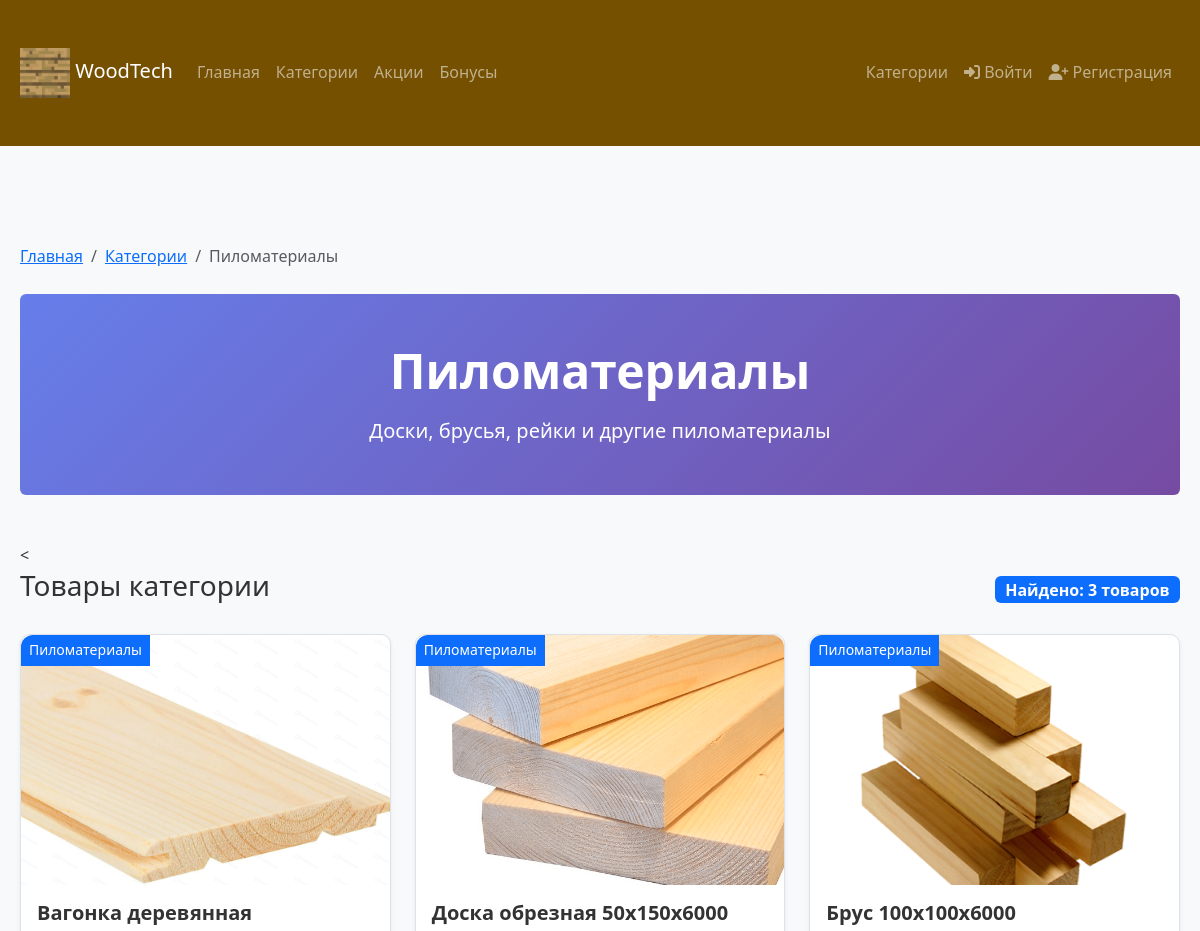
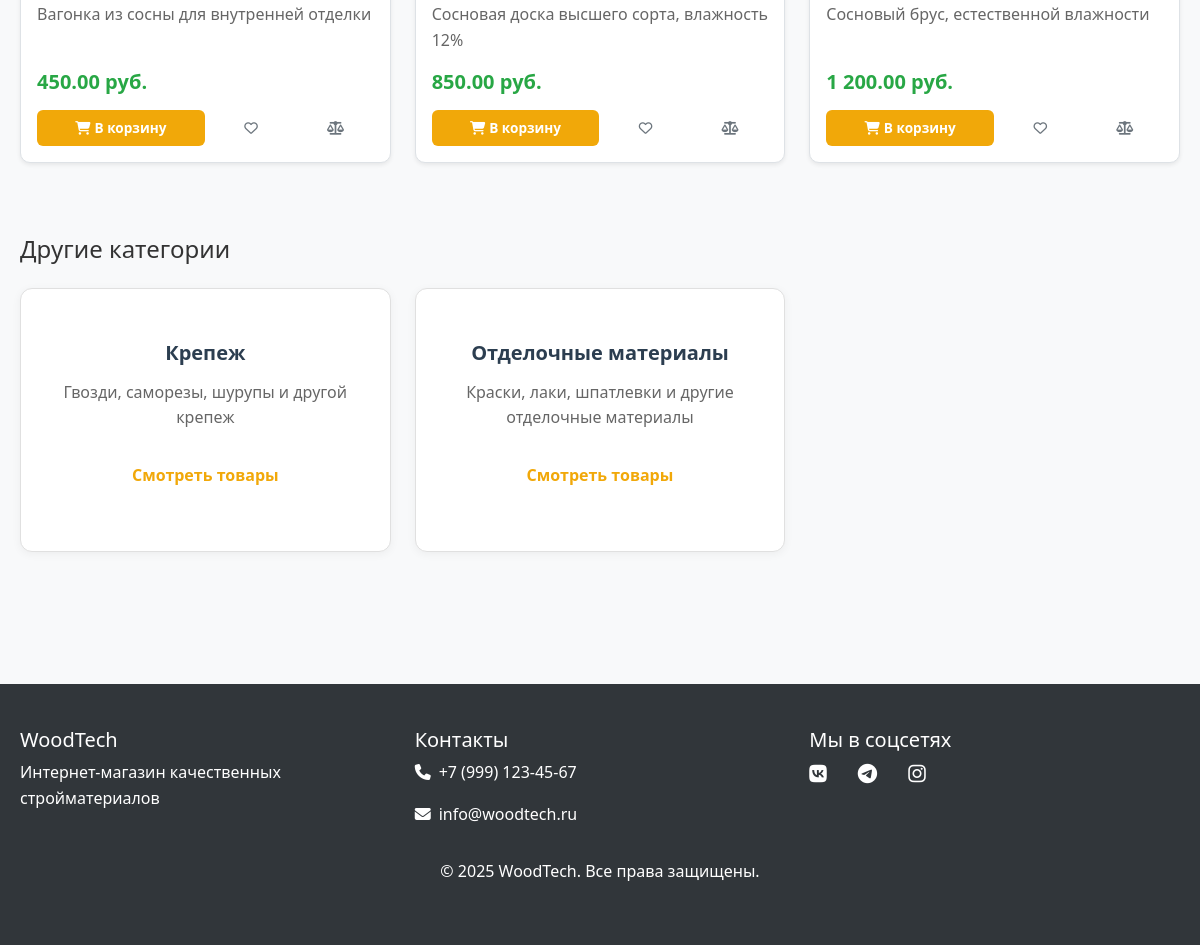
/category.php?id=1, run on the app's committed database (2 pictures, top to bottom).
### tables this page shows
CREATE TABLE `theme_settings` (
  `id` int NOT NULL,
  `header_color` varchar(7) DEFAULT '#2c3e50',
  `footer_color` varchar(7) DEFAULT '#34495e',
  `button_color` varchar(7) DEFAULT '#3498db',
  `logo_url` varchar(255) DEFAULT 'images/logo.jpg',
  `updated_at` timestamp NULL DEFAULT CURRENT_TIMESTAMP ON UPDATE CURRENT_TIMESTAMP
);

CREATE TABLE `categories` (
  `id` int NOT NULL,
  `name` varchar(100) NOT NULL,
  `description` text,
  `active` tinyint DEFAULT '1',
  `created_at` timestamp NULL DEFAULT CURRENT_TIMESTAMP
);

CREATE TABLE `products` (
  `id` int NOT NULL,
  `name` varchar(100) NOT NULL,
  `description` text,
  `price` decimal(10,2) NOT NULL,
  `category_id` int DEFAULT NULL,
  `image` varchar(255) DEFAULT NULL,
  `active` tinyint DEFAULT '1',
  `created_at` timestamp NULL DEFAULT CURRENT_TIMESTAMP
);

### config.php (called while the page is built, shortened)
<?php
$host = 'localhost';
$dbname = 'woodtech';
$username = 'root';
$password = '';
try {
    $pdo = new PDO("mysql:host=$host;dbname=$dbname", $username, $password);
    $pdo->setAttribute(PDO::ATTR_ERRMODE, PDO::ERRMODE_EXCEPTION);
} catch(PDOException $e) {
    echo "Ошибка подключения: " . $e->getMessage();
}
if (!function_exists('isLoggedIn')) {
    function isLoggedIn() {
        return isset($_SESSION['user_id']);
    }
}
if (!function_exists('getThemeSettings')) {
    function getThemeSettings($pdo) {
        $stmt = $pdo->prepare("SELECT * FROM theme_settings WHERE id = 1");
        $stmt->execute();
        $settings = $stmt->fetch(PDO::FETCH_ASSOC);
        return $settings;
    }
}
if (!function_exists('getProductImage')) {
    function getProductImage($product_id, $product_name) {
        $image_dir = 'images/';
        $allowed_extensions = ['jpg', 'jpeg', 'png', 'gif', 'webp'];
        $clean_name = preg_replace('/\d+[xх]\d+[xх]\d+/', '', $product_name);
        $clean_name = preg_replace('/\d+\.\d+/', '', $clean_name);
        $clean_name = trim($clean_name);
        $search_names = [
            translit($clean_name),
            translit($product_name),
            $product_id,
            translit(explode(' ', $clean_name)[0])
        ];
        $search_names = array_unique($search_names);
        foreach ($search_names as $name) {
            foreach ($allowed_extensions as $ext) {
                $filename = $name . '.' . $ext;
                if (file_exists($image_dir . $filename)) {
                    return $image_dir . $filename;
                }
            }
        }
        return 'images/no-image.jpg';
    }
}
if (!function_exists('translit')) {
    function translit($string) {
        $converter = [
            'а' => 'a', 'б' => 'b', 'в' => 'v', 'г' => 'g', 'д' => 'd',
            'е' => 'e', 'ё' => 'e', 'ж' => 'zh', 'з' => 'z', 'и' => 'i',
            'й' => 'y', 'к' => 'k', 'л' => 'l', 'м' => 'm', 'н' => 'n',
            'о' => 'o', 'п' => 'p', 'р' => 'r', 'с' => 's', 'т' => 't',
            'у' => 'u', 'ф' => 'f', 'х' => 'h', 'ц' => 'c', 'ч' => 'ch',
            'ш' => 'sh', 'щ' => 'sch', 'ь' => '', 'ы' => 'y', 'ъ' => '',
            'э' => 'e', 'ю' => 'yu', 'я' => 'ya',
            'А' => 'A', 'Б' => 'B', 'В' => 'V', 'Г' => 'G', 'Д' => 'D',
            'Е' => 'E', 'Ё' => 'E', 'Ж' => 'Zh', 'З' => 'Z', 'И' => 'I',
            'Й' => 'Y', 'К' => 'K', 'Л' => 'L', 'М' => 'M', 'Н' => 'N',
            'О' => 'O', 'П' => 'P', 'Р' => 'R', 'С' => 'S', 'Т' => 'T',
            'У' => 'U', 'Ф' => 'F', 'Х' => 'H', 'Ц' => 'C', 'Ч' => 'Ch',
            'Ш' => 'Sh', 'Щ' => 'Sch', 'Ь' => '', 'Ы' => 'Y', 'Ъ' => '',
            'Э' => 'E', 'Ю' => 'Yu', 'Я' => 'Ya',
            ' ' => '_', '-' => '_', ',' => '', '.' => '', '!' => '',
            '?' => '', '(' => '', ')' => '', '[' => '', ']' => '',
            '{' => '', '}' => '', '<' => '', '>' => '', '#' => '',
            '$' => '', '%' => '', '^' => '', '&' => '', '*' => '',
            '+' => '', '=' => '', '|' => '', '\\' => '', '/' => '',
            ':' => '', ';' => '', '"' => '', "'" => '', '`' => '',
            '~' => ''
        ];
        $string = strtr($string, $converter);
        $string = preg_replace('/_{2,}/', '_', $string);
        $string = trim($string, '_');
        $string = strtolower($string);
        return $string;
    }
}
$theme_settings = getThemeSettings($pdo);
?>

### category.php (the view, shortened to what this page needs)
<?php
include 'config.php';
$category_id = isset($_GET['id']) ? intval($_GET['id']) : 0;
$stmt = $pdo->prepare("SELECT * FROM categories WHERE id = ? AND active = 1");
$stmt->execute([$category_id]);
$category = $stmt->fetch();
$stmt = $pdo->prepare("
    SELECT p.*, c.name as category_name
    FROM products p
    JOIN categories c ON p.category_id = c.id
    WHERE p.category_id = ? AND p.active = 1
    ORDER BY p.created_at DESC
");
$stmt->execute([$category_id]);
$products = $stmt->fetchAll();
?>
<!DOCTYPE html>
<html lang="ru">
<head>
    <link href="https://cdn.jsdelivr.net/npm/bootstrap@5.3.0/dist/css/bootstrap.min.css" rel="stylesheet">
    <link rel="stylesheet" href="https://cdnjs.cloudflare.com/ajax/libs/font-awesome/6.4.0/css/all.min.css">
    <link rel="stylesheet" href="css/style.php">
</head>
<body>
    <?php include 'header.php'; ?>
    <main class="container my-5">
        <nav aria-label="breadcrumb" class="mb-4">
            <ol class="breadcrumb">
                <li class="breadcrumb-item"><a href="index.php">Главная</a></li>
                <li class="breadcrumb-item"><a href="index.php#categories">Категории</a></li>
                <li class="breadcrumb-item active"><?= $category['name'] ?></li>
            </ol>
        </nav>
       <div class="row mb-5">
    <div class="col-12">
        <div class="category-header text-center py-5 rounded" style="background: linear-gradient(135deg, #667eea 0%, #764ba2 100%); color: white;">
            <h1 class="display-5 fw-bold mb-3"><?= $category['name'] ?></h1>
            <p class="lead mb-0 fs-5"><?= $category['description'] ?></p>
        </div>
    </div>
</div>
        <
<section id="category-products">
    <div class="d-flex justify-content-between align-items-center mb-4">
        <h3>Товары категории</h3>
        <span class="badge bg-primary fs-6">Найдено: <?= count($products) ?> товаров</span>
    </div>
    <?php if(count($products) > 0): ?>
       <div class="row" id="products-container">
    <?php foreach($products as $product):
        $product_image = getProductImage($product['id'], $product['name']);
    ?>
    <div class="col-lg-4 col-md-6 mb-4">
        <div class="card product-card h-100 shadow-sm">
            <div class="card-img-container position-relative" style="height: 250px; overflow: hidden;">
                <img src="<?= $product_image ?>" class="card-img-top" alt="<?= $product['name'] ?>"
                     style="width: 100%; height: 100%; object-fit: cover;"
                     onerror="this.src='images/no-image.jpg'">
                <span class="position-absolute top-0 start-0 bg-primary text-white px-2 py-1 small">
                    <?= $product['category_name'] ?>
                </span>
            </div>
            <div class="card-body d-flex flex-column">
                <h5 class="card-title text-dark"><?= $product['name'] ?></h5>
                <p class="card-text text-muted flex-grow-1"><?= $product['description'] ?></p>
                <div class="mt-auto">
                    <p class="price h5 text-success fw-bold mb-3"><?= number_format($product['price'], 2, '.', ' ') ?> руб.</p>
                    <div class="action-buttons d-flex gap-2">
                        <button class="btn btn-primary btn-sm flex-fill add-to-cart" data-id="<?= $product['id'] ?>">
                            <i class="fas fa-shopping-cart me-1"></i>В корзину
                        </button>
                        <button class="btn btn-outline-secondary btn-sm add-to-favorites" data-id="<?= $product['id'] ?>"
                                title="В избранное">
                            <i class="far fa-heart"></i>
                        </button>
                        <button class="btn btn-outline-secondary btn-sm add-to-compare" data-id="<?= $product['id'] ?>"
                                title="Сравнить">
                            <i class="fas fa-balance-scale"></i>
                        </button>
                    </div>
                </div>
            </div>
        </div>
    </div>
    <?php endforeach; ?>
</div>
    <?php endif; ?>
</section>
       <section class="mt-5">
    <h4 class="mb-4">Другие категории</h4>
    <div class="row">
        <?php
        $stmt = $pdo->prepare("
            SELECT * FROM categories
            WHERE id != ? AND active = 1
            ORDER BY name
            LIMIT 3
        ");
        $stmt->execute([$category_id]);
        $other_categories = $stmt->fetchAll(PDO::FETCH_ASSOC);
        foreach($other_categories as $other_category):
        ?>
                <div class="col-md-4 mb-3">
                    <div class="card category-card h-100">
                        <div class="card-body text-center">
                            <h5 class="card-title"><?= $other_category['name'] ?></h5>
                            <p class="card-text"><?= $other_category['description'] ?></p>
                            <a href="category.php?id=<?= $other_category['id'] ?>" class="btn btn-outline-primary">
                                Смотреть товары
                            </a>
                        </div>
                    </div>
                </div>
                <?php endforeach; ?>
            </div>
        </section>
    </main>
    <?php include 'footer.php'; ?>
</body>
</html>

### header.php (shortened to what this page needs)
<header id="site-header" class="header">
    <nav class="navbar navbar-expand-lg navbar-dark">
        <div class="container">
            <a class="navbar-brand" href="index.php">
                <img src="<?= $theme_settings['logo_url'] ?>" alt="WoodTech" height="50" onerror="this.src='images/logo.jpg'">
                <span id="site-title">WoodTech</span>
            </a>
            <div class="collapse navbar-collapse" id="navbarNav">
                <ul class="navbar-nav me-auto">
                    <li class="nav-item"><a class="nav-link" href="index.php">Главная</a></li>
                    <li class="nav-item"><a class="nav-link" href="#categories">Категории</a></li>
                    <li class="nav-item"><a class="nav-link" href="#promotions">Акции</a></li>
                    <li class="nav-item"><a class="nav-link" href="#bonus">Бонусы</a></li>
                </ul>
                <ul class="navbar-nav">
                    <?php if(isLoggedIn()): ?>
                        <li class="nav-item"><a class="nav-link" href="favorites.php"><i class="fas fa-heart"></i> Избранное</a></li>
                        <li class="nav-item"><a class="nav-link" href="compare.php"><i class="fas fa-balance-scale"></i> Сравнение</a></li>
                        <li class="nav-item"><a class="nav-link" href="cart.php"><i class="fas fa-shopping-cart"></i> Корзина</a></li>
                        <?php if(isAdmin()): ?>
                            <li class="nav-item"><a class="nav-link" href="admin.php"><i class="fas fa-cog"></i> Админ-панель</a></li>
                        <?php endif; ?>
                        <li class="nav-item"><a class="nav-link" href="logout.php"><i class="fas fa-sign-out-alt"></i> Выйти</a></li>
                    <?php else: ?>
                        <li class="nav-item"><a class="nav-link" href="index.php#categories">Категории</a></li>
                        <li class="nav-item"><a class="nav-link" href="login.php"><i class="fas fa-sign-in-alt"></i> Войти</a></li>
                        <li class="nav-item"><a class="nav-link" href="register.php"><i class="fas fa-user-plus"></i> Регистрация</a></li>
                    <?php endif; ?>
                </ul>
            </div>
        </div>
    </nav>
</header>

### category.php (style rules this page uses)
.product-card { background: white; border: 1px solid #dee2e6 !important; border-radius: 10px; }
.product-card .card-title { color: #333 !important; font-weight: 600; }
.product-card .card-text { color: #666 !important; }
.product-card .price { color: #28a745 !important; font-weight: bold; }
.action-buttons .btn { border-radius: 6px; }

### data on the page
theme_settings: logo_url (picture)
categories: name "Пиломатериалы", description "Доски, брусья, рейки и другие пиломатериалы"
products: shows a picture, category.name "Пиломатериалы", name "Вагонка деревянная", description "Вагонка из сосны для внутренней отделки", price "450.00"
products: shows a picture, category.name "Пиломатериалы", name "Доска обрезная 50x150x6000", description "Сосновая доска высшего сорта, влажность 12%", price "850.00"
products: shows a picture, category.name "Пиломатериалы", name "Брус 100x100x6000", description "Сосновый брус, естественной влажности", price "1 200.00"
categories: name "Крепеж", description "Гвозди, саморезы, шурупы и другой крепеж"
categories: name "Отделочные материалы", description "Краски, лаки, шпатлевки и другие отделочные материалы"

### other printed values
count($products) "3"
